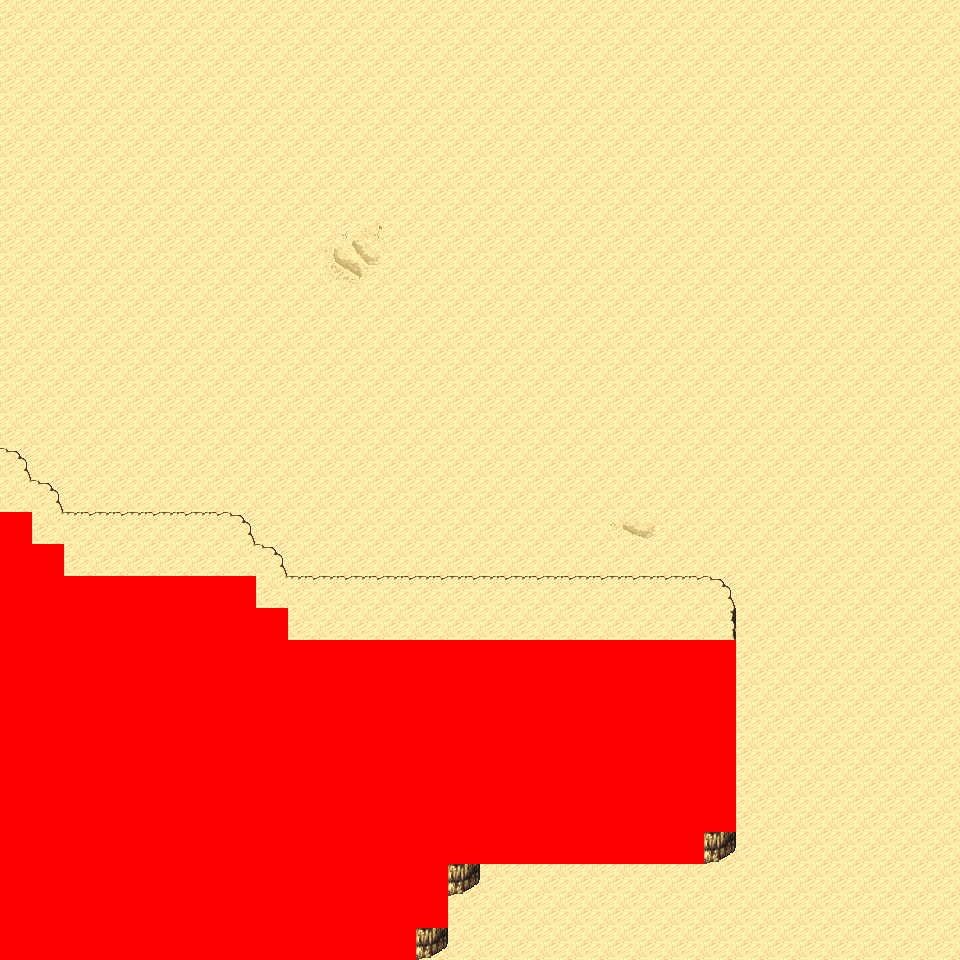

This is a level from a 2D game, rendered from its Tiled map with the project's own tilesets. A one-line summary and the map file follow, with tile-layer data summarised:
An orthogonal 30x30 tile map with 32x32 px tiles, 6 tile layers (Ground, Object, Object2, Above, ...), 6 tilesets and 4 objects (4x mapExit).

<map version="1.0" orientation="orthogonal" renderorder="right-down" width="30" height="30" tilewidth="32" tileheight="32" nextobjectid="5">
  <tileset firstgid="1" name="tileset_logic_collision" tilewidth="32" tileheight="32" tilecount="1" columns="1">
    <image source="../drawable/tileset_logic_collision.png" width="32" height="32" />
  </tileset>
  <tileset firstgid="2" name="tileset_terrain_desert" tilewidth="32" tileheight="32" tilecount="88" columns="8">
    <image source="../drawable/tileset_terrain_desert.png" width="256" height="352" />
  </tileset>
  <tileset firstgid="90" name="tileset_ground_sand_2" tilewidth="32" tileheight="32" tilecount="15" columns="5">
    <image source="../drawable/tileset_ground_sand_2.png" width="160" height="96" />
  </tileset>
  <tileset firstgid="105" name="tileset_plant_cactus_2" tilewidth="32" tileheight="32" tilecount="10" columns="5">
    <image source="../drawable/tileset_plant_cactus_2.png" width="160" height="64" />
  </tileset>
  <tileset firstgid="115" name="tileset_plant_cactus" tilewidth="32" tileheight="32" tilecount="2" columns="1">
    <image source="../drawable/tileset_plant_cactus.png" width="32" height="64" />
  </tileset>
  <tileset firstgid="117" name="tileset_plant_round_cactuses" tilewidth="32" tileheight="32" tilecount="20" columns="10">
    <image source="../drawable/tileset_plant_round_cactuses.png" width="320" height="64" />
  </tileset>
  <layer name="Ground" width="30" height="30">
    <data>[900 cells, 900 non-empty, 7 distinct tile ids]</data>
  </layer>
  <layer name="Object" width="30" height="30">
    <data>[900 cells, 70 non-empty, 8 distinct tile ids]</data>
  </layer>
  <layer name="Object2" width="30" height="30">
    <data>[900 cells, 0 non-empty, 0 distinct tile ids]</data>
  </layer>
  <layer name="Above" width="30" height="30">
    <data>[900 cells, 47 non-empty, 5 distinct tile ids]</data>
  </layer>
  <layer name="Above2" width="30" height="30">
    <data>[900 cells, 0 non-empty, 0 distinct tile ids]</data>
  </layer>
  <layer name="Walkable" width="30" height="30">
    <data>[900 cells, 221 non-empty, 1 distinct tile ids]</data>
  </layer>
  <objectgroup name="MapEvents">
    <object id="1" name="north" type="mapExit" x="0" y="0" width="960" height="32">
      <properties>
        <property name="map" value="level_0_x19_y128" />
        <property name="x" value="0" />
        <property name="y" value="28" />
      </properties>
    </object>
    <object id="2" name="south" type="mapExit" x="416" y="928" width="544" height="32">
      <properties>
        <property name="map" value="level_0_x19_y130" />
        <property name="x" value="13" />
        <property name="y" value="1" />
      </properties>
    </object>
    <object id="3" name="west" type="mapExit" x="0" y="0" width="32" height="512">
      <properties>
        <property name="map" value="level_0_x18_y129" />
        <property name="x" value="28" />
        <property name="y" value="0" />
      </properties>
    </object>
    <object id="4" name="east" type="mapExit" x="928" y="0" width="32" height="960">
      <properties>
        <property name="map" value="level_0_x20_y129" />
        <property name="x" value="1" />
        <property name="y" value="0" />
      </properties>
    </object>
  </objectgroup>
</map>
